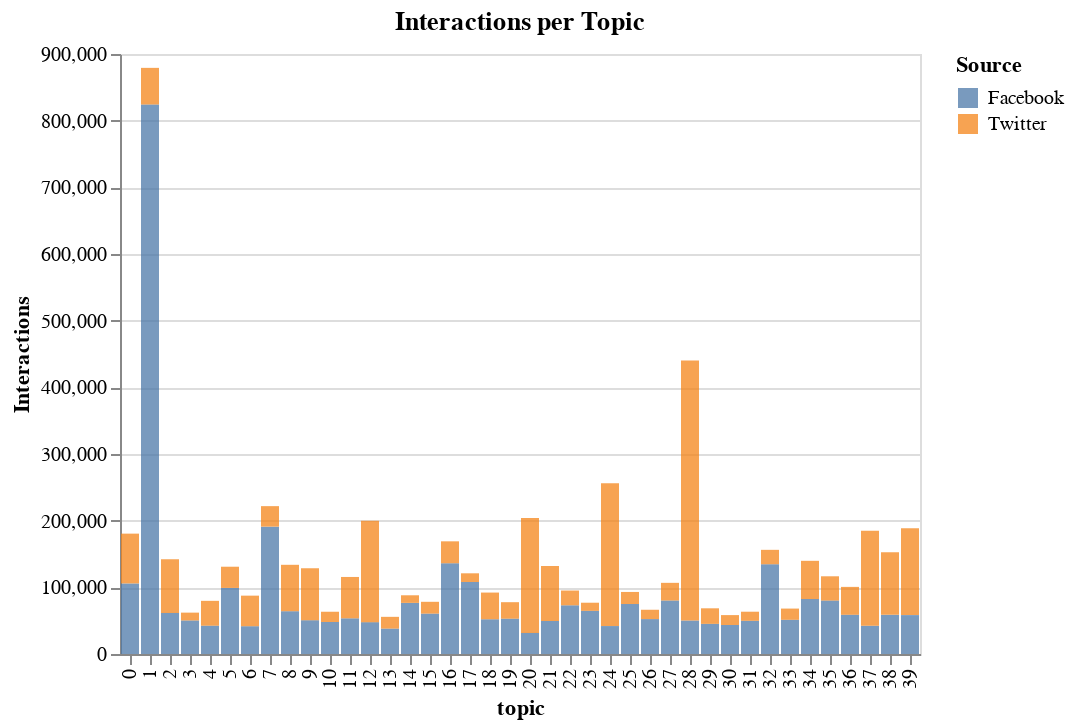

Source (notebook cell):
### Code cell
p_data = grouped.copy().round(2)
p_data["source"] = p_data.index.get_level_values("source")
p_data.columns = ["count", "sum", "mean", "Source"]
p_data.reset_index(inplace=True)
p_data["Topic"] = p_data.topic_interpretation
p_data["order"] = p_data.source.map({"Facebook": 0, "Twitter": 1})

chart = alt.Chart(p_data, title="Interactions per Topic").mark_bar().encode(
    alt.X("topic:N"),
    alt.Y("sum(sum):Q", 
          title="Interactions"),
    color=alt.Color("Source"),#, legend=None),
    order=alt.Order("order"),
    opacity=alt.value(0.75),
    tooltip=[alt.Tooltip("Topic", title="Topic"),
             alt.Tooltip("source", title="Source"),
             alt.Tooltip("count", title="Posts per source"),
             alt.Tooltip("sum", title="Total interactions per source"),
             alt.Tooltip("mean", title="Mean interactions per source")]
)

#chart.save(os.path.join(figures_path, "topics", "interactions_per_source_stacked.html"))
chart

### Figure 1 — Vega-Lite specification as saved in the notebook (floating-point values rounded to 4 significant figures)
{"$schema": "https://vega.github.io/schema/vega-lite/v3.4.0.json", "config": {"mark": {"tooltip": null}, "view": {"height": 300, "width": 400}}, "data": {"name": "data-5d2b3c4a1898c4481c2da57593ecf2b9"}, "datasets": {"data-5d2b3c4a1898c4481c2da57593ecf2b9": [{"Source": "Facebook", "Topic": "-", "count": 301, "mean": 351.7, "order": 0, "source": "Facebook", "sum": 105855, "topic": 0, "topic_interpretation": "-"}, {"Source": "Twitter", "Topic": "-", "count": 575, "mean": 129.9, "order": 1, "source": "Twitter", "sum": 74694, "topic": 0, "topic_interpretation": "-"}, {"Source": "Facebook", "Topic": "Wahlwerbung & Dank", "count": 1403, "mean": 587.5, "order": 0, "source": "Facebook", "sum": 824235, "topic": 1, "topic_interpretation": "Wahlwerbung & Dank"}, {"Source": "Twitter", "Topic": "Wahlwerbung & Dank", "count": 907, "mean": 60.6, "order": 1, "source": "Twitter", "sum": 54967, "topic": 1, "topic_interpretation": "Wahlwerbung & Dank"}, {"Source": "Facebook", "Topic": "Linke Themen", "count": 263, "mean": 234.3, "order": 0, "source": "Facebook", "sum": 61623, "topic": 2, "topic_interpretation": "Linke Themen"}, {"Source": "Twitter", "Topic": "Linke Themen", "count": 258, "mean": 312.0, "order": 1, "source": "Twitter", "sum": 80505, "topic": 2, "topic_interpretation": "Linke Themen"}, {"Source": "Facebook", "Topic": "-", "count": 242, "mean": 208, "order": 0, "source": "Facebook", "sum": 50335, "topic": 3, "topic_interpretation": "-"}, {"Source": "Twitter", "Topic": "-", "count": 210, "mean": 55.85, "order": 1, "source": "Twitter", "sum": 11729, "topic": 3, "topic_interpretation": "-"}, {"Source": "Facebook", "Topic": "-", "count": 181, "mean": 234.6, "order": 0, "source": "Facebook", "sum": 42462, "topic": 4, "topic_interpretation": "-"}, {"Source": "Twitter", "Topic": "-", "count": 144, "mean": 258.9, "order": 1, "source": "Twitter", "sum": 37284, "topic": 4, "topic_interpretation": "-"}, {"Source": "Facebook", "Topic": "FPÖ", "count": 324, "mean": 305.8, "order": 0, "source": "Facebook", "sum": 99072, "topic": 5, "topic_interpretation": "FPÖ"}, {"Source": "Twitter", "Topic": "FPÖ", "count": 240, "mean": 132.8, "order": 1, "source": "Twitter", "sum": 31867, "topic": 5, "topic_interpretation": "FPÖ"}, {"Source": "Facebook", "Topic": "Wandel (Partei)", "count": 226, "mean": 184.4, "order": 0, "source": "Facebook", "sum": 41681, "topic": 6, "topic_interpretation": "Wandel (Partei)"}, {"Source": "Twitter", "Topic": "Wandel (Partei)", "count": 146, "mean": 314.0, "order": 1, "source": "Twitter", "sum": 45843, "topic": 6, "topic_interpretation": "Wandel (Partei)"}, {"Source": "Facebook", "Topic": "Anti-Rechts", "count": 617, "mean": 309.6, "order": 0, "source": "Facebook", "sum": 191025, "topic": 7, "topic_interpretation": "Anti-Rechts"}, {"Source": "Twitter", "Topic": "Anti-Rechts", "count": 602, "mean": 51.11, "order": 1, "source": "Twitter", "sum": 30771, "topic": 7, "topic_interpretation": "Anti-Rechts"}, {"Source": "Facebook", "Topic": "-", "count": 234, "mean": 274.2, "order": 0, "source": "Facebook", "sum": 64165, "topic": 8, "topic_interpretation": "-"}, {"Source": "Twitter", "Topic": "-", "count": 183, "mean": 380.5, "order": 1, "source": "Twitter", "sum": 69635, "topic": 8, "topic_interpretation": "-"}, {"Source": "Facebook", "Topic": "Extrem Links", "count": 315, "mean": 160.9, "order": 0, "source": "Facebook", "sum": 50675, "topic": 9, "topic_interpretation": "Extrem Links"}, {"Source": "Twitter", "Topic": "Extrem Links", "count": 274, "mean": 284.7, "order": 1, "source": "Twitter", "sum": 78018, "topic": 9, "topic_interpretation": "Extrem Links"}, {"Source": "Facebook", "Topic": "Liberal", "count": 217, "mean": 221.1, "order": 0, "source": "Facebook", "sum": 47967, "topic": 10, "topic_interpretation": "Liberal"}, {"Source": "Twitter", "Topic": "Liberal", "count": 214, "mean": 72.05, "order": 1, "source": "Twitter", "sum": 15419, "topic": 10, "topic_interpretation": "Liberal"}, {"Source": "Facebook", "Topic": "-", "count": 250, "mean": 214.0, "order": 0, "source": "Facebook", "sum": 53497, "topic": 11, "topic_interpretation": "-"}, {"Source": "Twitter", "Topic": "-", "count": 226, "mean": 274.6, "order": 1, "source": "Twitter", "sum": 62056, "topic": 11, "topic_interpretation": "-"}, {"Source": "Facebook", "Topic": "-", "count": 247, "mean": 193.3, "order": 0, "source": "Facebook", "sum": 47753, "topic": 12, "topic_interpretation": "-"}, {"Source": "Twitter", "Topic": "-", "count": 201, "mean": 756.3, "order": 1, "source": "Twitter", "sum": 152021, "topic": 12, "topic_interpretation": "-"}, {"Source": "Facebook", "Topic": "Mobilisierung Wien", "count": 178, "mean": 214.0, "order": 0, "source": "Facebook", "sum": 38099, "topic": 13, "topic_interpretation": "Mobilisierung Wien"}, {"Source": "Twitter", "Topic": "Mobilisierung Wien", "count": 155, "mean": 113.8, "order": 1, "source": "Twitter", "sum": 17644, "topic": 13, "topic_interpretation": "Mobilisierung Wien"}, {"Source": "Facebook", "Topic": "ORF Wahldebatte", "count": 209, "mean": 366.7, "order": 0, "source": "Facebook", "sum": 76634, "topic": 14, "topic_interpretation": "ORF Wahldebatte"}, {"Source": "Twitter", "Topic": "ORF Wahldebatte", "count": 175, "mean": 65.37, "order": 1, "source": "Twitter", "sum": 11440, "topic": 14, "topic_interpretation": "ORF Wahldebatte"}, {"Source": "Facebook", "Topic": "Mobilisierung Länder", "count": 242, "mean": 250.3, "order": 0, "source": "Facebook", "sum": 60577, "topic": 15, "topic_interpretation": "Mobilisierung Länder"}, {"Source": "Twitter", "Topic": "Mobilisierung Länder", "count": 194, "mean": 91.37, "order": 1, "source": "Twitter", "sum": 17726, "topic": 15, "topic_interpretation": "Mobilisierung Länder"}, {"Source": "Facebook", "Topic": "-", "count": 529, "mean": 257.3, "order": 0, "source": "Facebook", "sum": 136111, "topic": 16, "topic_interpretation": "-"}, {"Source": "Twitter", "Topic": "-", "count": 1007, "mean": 32.68, "order": 1, "source": "Twitter", "sum": 32908, "topic": 16, "topic_interpretation": "-"}, {"Source": "Facebook", "Topic": "Puls4 Wahldebatte", "count": 387, "mean": 279.1, "order": 0, "source": "Facebook", "sum": 108018, "topic": 17, "topic_interpretation": "Puls4 Wahldebatte"}, {"Source": "Twitter", "Topic": "Puls4 Wahldebatte", "count": 272, "mean": 47.86, "order": 1, "source": "Twitter", "sum": 13018, "topic": 17, "topic_interpretation": "Puls4 Wahldebatte"}, {"Source": "Facebook", "Topic": "Emotionen", "count": 215, "mean": 242.3, "order": 0, "source": "Facebook", "sum": 52106, "topic": 18, "topic_interpretation": "Emotionen"}, {"Source": "Twitter", "Topic": "Emotionen", "count": 202, "mean": 198.2, "order": 1, "source": "Twitter", "sum": 40043, "topic": 18, "topic_interpretation": "Emotionen"}, {"Source": "Facebook", "Topic": "Außenpolitik", "count": 214, "mean": 247.5, "order": 0, "source": "Facebook", "sum": 52967, "topic": 19, "topic_interpretation": "Außenpolitik"}, {"Source": "Twitter", "Topic": "Außenpolitik", "count": 213, "mean": 116.2, "order": 1, "source": "Twitter", "sum": 24753, "topic": 19, "topic_interpretation": "Außenpolitik"}, {"Source": "Facebook", "Topic": "Wahlprognose", "count": 209, "mean": 151.5, "order": 0, "source": "Facebook", "sum": 31662, "topic": 20, "topic_interpretation": "Wahlprognose"}, {"Source": "Twitter", "Topic": "Wahlprognose", "count": 271, "mean": 636.3, "order": 1, "source": "Twitter", "sum": 172438, "topic": 20, "topic_interpretation": "Wahlprognose"}, {"Source": "Facebook", "Topic": "Umwelt", "count": 219, "mean": 226.3, "order": 0, "source": "Facebook", "sum": 49558, "topic": 21, "topic_interpretation": "Umwelt"}, {"Source": "Twitter", "Topic": "Umwelt", "count": 203, "mean": 405.2, "order": 1, "source": "Twitter", "sum": 82256, "topic": 21, "topic_interpretation": "Umwelt"}, {"Source": "Facebook", "Topic": "-", "count": 300, "mean": 243.5, "order": 0, "source": "Facebook", "sum": 73039, "topic": 22, "topic_interpretation": "-"}, {"Source": "Twitter", "Topic": "-", "count": 338, "mean": 65.59, "order": 1, "source": "Twitter", "sum": 22171, "topic": 22, "topic_interpretation": "-"}, {"Source": "Facebook", "Topic": "-", "count": 312, "mean": 207.5, "order": 0, "source": "Facebook", "sum": 64745, "topic": 23, "topic_interpretation": "-"}, {"Source": "Twitter", "Topic": "-", "count": 233, "mean": 52.33, "order": 1, "source": "Twitter", "sum": 12194, "topic": 23, "topic_interpretation": "-"}, {"Source": "Facebook", "Topic": "-", "count": 184, "mean": 227.8, "order": 0, "source": "Facebook", "sum": 41925, "topic": 24, "topic_interpretation": "-"}, {"Source": "Twitter", "Topic": "-", "count": 174, "mean": 1232.0, "order": 1, "source": "Twitter", "sum": 214287, "topic": 24, "topic_interpretation": "-"}, {"Source": "Facebook", "Topic": "Polarisierung", "count": 299, "mean": 250.8, "order": 0, "source": "Facebook", "sum": 75002, "topic": 25, "topic_interpretation": "Polarisierung"}, {"Source": "Twitter", "Topic": "Polarisierung", "count": 278, "mean": 65.03, "order": 1, "source": "Twitter", "sum": 18079, "topic": 25, "topic_interpretation": "Polarisierung"}, {"Source": "Facebook", "Topic": "Strache", "count": 219, "mean": 239.1, "order": 0, "source": "Facebook", "sum": 52365, "topic": 26, "topic_interpretation": "Strache"}, {"Source": "Twitter", "Topic": "Strache", "count": 175, "mean": 79.98, "order": 1, "source": "Twitter", "sum": 13996, "topic": 26, "topic_interpretation": "Strache"}, {"Source": "Facebook", "Topic": "-", "count": 250, "mean": 320.9, "order": 0, "source": "Facebook", "sum": 80238, "topic": 27, "topic_interpretation": "-"}, {"Source": "Twitter", "Topic": "-", "count": 240, "mean": 110.4, "order": 1, "source": "Twitter", "sum": 26500, "topic": 27, "topic_interpretation": "-"}, {"Source": "Facebook", "Topic": "-", "count": 241, "mean": 208.3, "order": 0, "source": "Facebook", "sum": 50193, "topic": 28, "topic_interpretation": "-"}, {"Source": "Twitter", "Topic": "-", "count": 273, "mean": 1429.0, "order": 1, "source": "Twitter", "sum": 390006, "topic": 28, "topic_interpretation": "-"}, {"Source": "Facebook", "Topic": "Neos", "count": 224, "mean": 201.8, "order": 0, "source": "Facebook", "sum": 45206, "topic": 29, "topic_interpretation": "Neos"}, {"Source": "Twitter", "Topic": "Neos", "count": 195, "mean": 119.7, "order": 1, "source": "Twitter", "sum": 23334, "topic": 29, "topic_interpretation": "Neos"}, {"Source": "Facebook", "Topic": "-", "count": 196, "mean": 221.9, "order": 0, "source": "Facebook", "sum": 43502, "topic": 30, "topic_interpretation": "-"}, {"Source": "Twitter", "Topic": "-", "count": 168, "mean": 88.48, "order": 1, "source": "Twitter", "sum": 14865, "topic": 30, "topic_interpretation": "-"}, {"Source": "Facebook", "Topic": "-", "count": 219, "mean": 227.4, "order": 0, "source": "Facebook", "sum": 49808, "topic": 31, "topic_interpretation": "-"}, {"Source": "Twitter", "Topic": "-", "count": 195, "mean": 69.88, "order": 1, "source": "Twitter", "sum": 13627, "topic": 31, "topic_interpretation": "-"}, {"Source": "Facebook", "Topic": "-", "count": 404, "mean": 333.2, "order": 0, "source": "Facebook", "sum": 134627, "topic": 32, "topic_interpretation": "-"}, {"Source": "Twitter", "Topic": "-", "count": 248, "mean": 87.17, "order": 1, "source": "Twitter", "sum": 21618, "topic": 32, "topic_interpretation": "-"}, {"Source": "Facebook", "Topic": "-", "count": 210, "mean": 244.3, "order": 0, "source": "Facebook", "sum": 51298, "topic": 33, "topic_interpretation": "-"}, {"Source": "Twitter", "Topic": "-", "count": 185, "mean": 91.02, "order": 1, "source": "Twitter", "sum": 16838, "topic": 33, "topic_interpretation": "-"}, {"Source": "Facebook", "Topic": "-", "count": 318, "mean": 259.1, "order": 0, "source": "Facebook", "sum": 82402, "topic": 34, "topic_interpretation": "-"}, {"Source": "Twitter", "Topic": "-", "count": 227, "mean": 252.8, "order": 1, "source": "Twitter", "sum": 57379, "topic": 34, "topic_interpretation": "-"}, {"Source": "Facebook", "Topic": "Greta Thunberg", "count": 301, "mean": 266.3, "order": 0, "source": "Facebook", "sum": 80163, "topic": 35, "topic_interpretation": "Greta Thunberg"}, {"Source": "Twitter", "Topic": "Greta Thunberg", "count": 199, "mean": 182.9, "order": 1, "source": "Twitter", "sum": 36399, "topic": 35, "topic_interpretation": "Greta Thunberg"}, {"Source": "Facebook", "Topic": "-", "count": 228, "mean": 258.0, "order": 0, "source": "Facebook", "sum": 58829, "topic": 36, "topic_interpretation": "-"}, {"Source": "Twitter", "Topic": "-", "count": 166, "mean": 252.2, "order": 1, "source": "Twitter", "sum": 41859, "topic": 36, "topic_interpretation": "-"}, {"Source": "Facebook", "Topic": "-", "count": 216, "mean": 195.7, "order": 0, "source": "Facebook", "sum": 42278, "topic": 37, "topic_interpretation": "-"}, {"Source": "Twitter", "Topic": "-", "count": 177, "mean": 804.6, "order": 1, "source": "Twitter", "sum": 142418, "topic": 37, "topic_interpretation": "-"}, {"Source": "Facebook", "Topic": "-", "count": 245, "mean": 239.7, "order": 0, "source": "Facebook", "sum": 58728, "topic": 38, "topic_interpretation": "-"}, {"Source": "Twitter", "Topic": "-", "count": 175, "mean": 536.0, "order": 1, "source": "Twitter", "sum": 93796, "topic": 38, "topic_interpretation": "-"}, {"Source": "Facebook", "Topic": "-", "count": 229, "mean": 254.9, "order": 0, "source": "Facebook", "sum": 58367, "topic": 39, "topic_interpretation": "-"}, {"Source": "Twitter", "Topic": "-", "count": 199, "mean": 653.9, "order": 1, "source": "Twitter", "sum": 130123, "topic": 39, "topic_interpretation": "-"}]}, "encoding": {"color": {"field": "Source", "type": "nominal"}, "opacity": {"value": 0.75}, "order": {"field": "order", "type": "quantitative"}, "tooltip": [{"field": "Topic", "title": "Topic", "type": "nominal"}, {"field": "source", "title": "Source", "type": "nominal"}, {"field": "count", "title": "Posts per source", "type": "quantitative"}, {"field": "sum", "title": "Total interactions per source", "type": "quantitative"}, {"field": "mean", "title": "Mean interactions per source", "type": "quantitative"}], "x": {"field": "topic", "type": "nominal"}, "y": {"aggregate": "sum", "field": "sum", "title": "Interactions", "type": "quantitative"}}, "mark": "bar", "title": "Interactions per Topic"}
